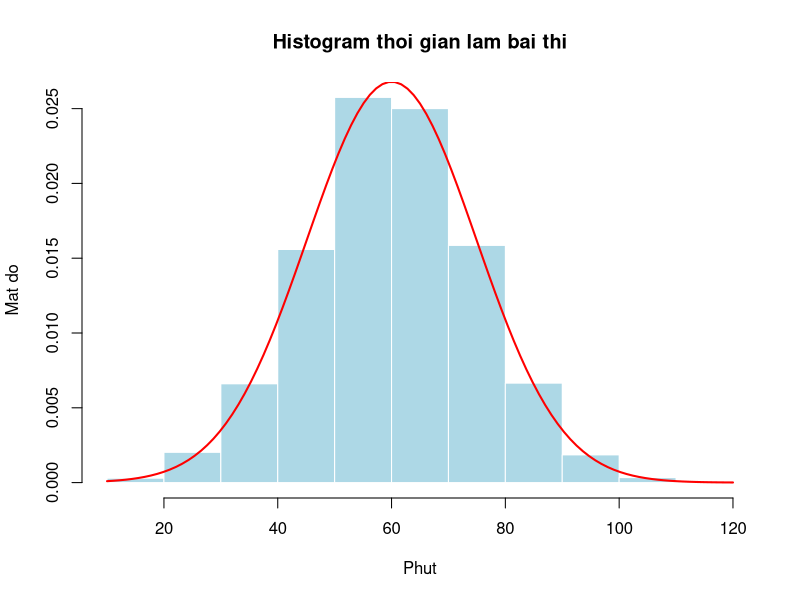
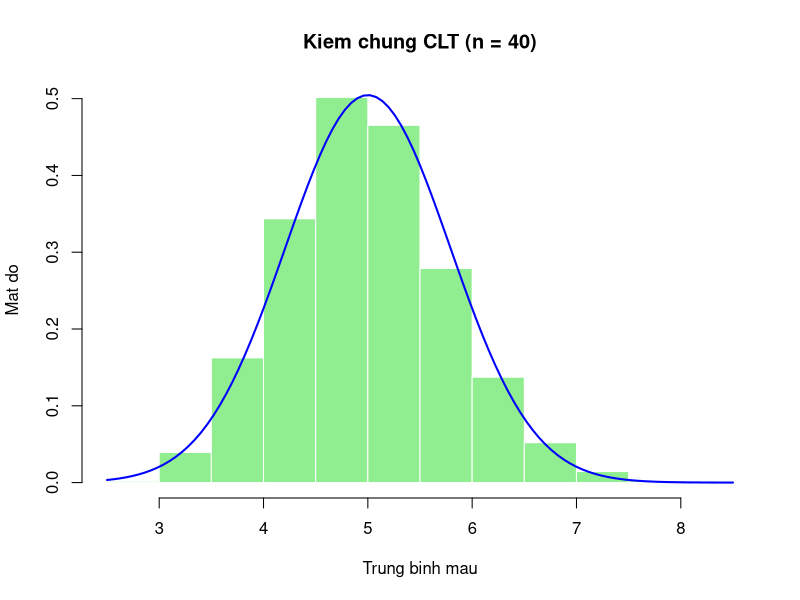
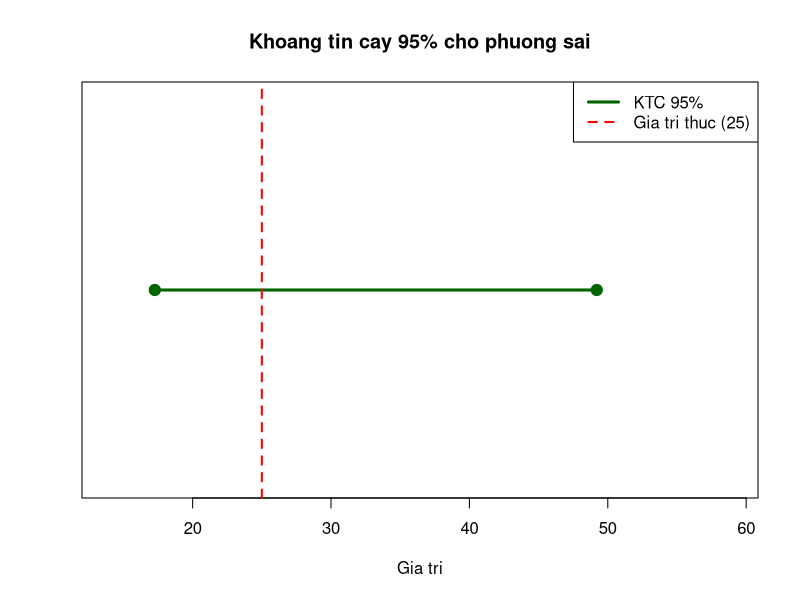
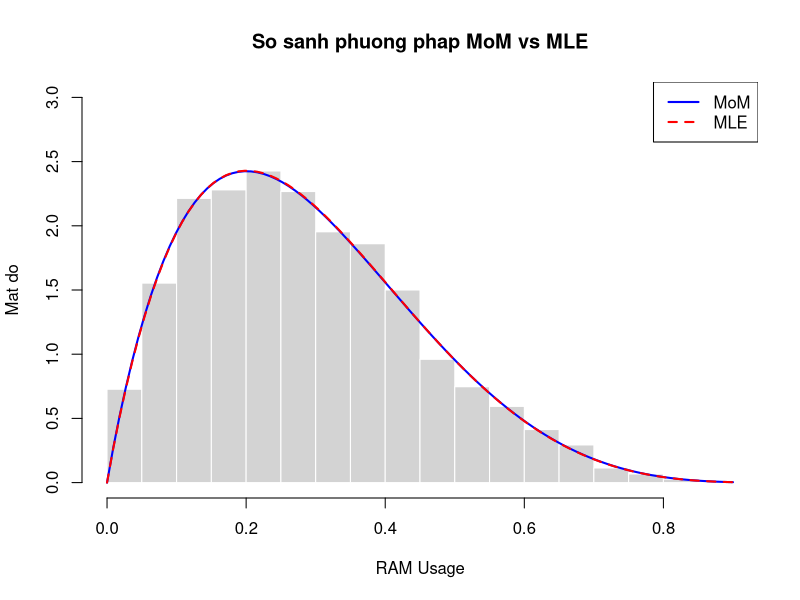

Generate these figures, in order, with R:
## ---- chunk 1
knitr::opts_chunk$set(echo = TRUE, warning = FALSE, message = FALSE)
set.seed(123)
## ---- chunk 2
x <- rnorm(5000, 60, 15)

# Chen 150 NA
na_pos <- sample(1:5000, 150)
x[na_pos] <- NA

# Chen 50 so am
no_na_pos <- which(!is.na(x))
neg_pos <- sample(no_na_pos, 50)
x[neg_pos] <- runif(50, -30, -1)
## ---- chunk 3
x_clean <- x[!is.na(x) & x >= 0]
df <- data.frame(Time = x_clean)

# So luong quan sat truoc va sau khi lam sach
cat("So luong quan sat truoc khi lam sach:", length(x), "\n")
cat("So luong quan sat sau khi lam sach:", nrow(df), "\n")
## ---- chunk 4
m_val <- mean(df$Time)
s_val <- sd(df$Time)
m_val
s_val
## ---- chunk 5
hist(df$Time, freq = FALSE, 
     main = "Histogram thoi gian lam bai thi", 
     xlab = "Phut", ylab = "Mat do", 
     col = "lightblue", border = "white")

curve(dnorm(x, mean = m_val, sd = s_val), 
      add = TRUE, col = "red", lwd = 2)
## ---- chunk 6
p_val <- pnorm(45, mean = m_val, sd = s_val)
p_val
## ---- chunk 7
q_val <- qnorm(0.05, mean = m_val, sd = s_val)
q_val
## ---- chunk 8
sim_clt <- function(n, lambda, reps = 5000) {
  res <- numeric(reps)
  for (i in 1:reps) {
    res[i] <- mean(rexp(n, rate = lambda))
  }
  res
}
## ---- chunk 9
n <- 40
lam <- 0.2
sim_data <- sim_clt(n, lam)

mu_t <- 1 / lam
sd_t <- sqrt(1 / (n * lam^2))

hist(sim_data, freq = FALSE, 
     main = "Kiem chung CLT (n = 40)", 
     xlab = "Trung binh mau", ylab = "Mat do",
     col = "lightgreen", border = "white")

curve(dnorm(x, mean = mu_t, sd = sd_t), 
      add = TRUE, col = "blue", lwd = 2)
## ---- chunk 10
sample_data <- rexp(30, rate = lam)
n_s <- 30
s2_val <- var(sample_data)

# Tim gia tri toi han Chi-square
chi_l <- qchisq(0.975, df = n_s - 1)
chi_r <- qchisq(0.025, df = n_s - 1)

ci_l <- (n_s - 1) * s2_val / chi_l
ci_r <- (n_s - 1) * s2_val / chi_r

ci_l
ci_r
## ---- chunk 11
plot(NA, xlim = c(ci_l * 0.8, ci_r * 1.2), ylim = c(0, 2), 
     yaxt = "n", xlab = "Gia tri", ylab = "", 
     main = "Khoang tin cay 95% cho phuong sai")

lines(c(ci_l, ci_r), c(1, 1), col = "darkgreen", lwd = 3)
points(c(ci_l, ci_r), c(1, 1), pch = 19, col = "darkgreen", cex = 1.5)
abline(v = 1 / lam^2, col = "red", lty = 2, lwd = 2)

legend("topright", legend = c("KTC 95%", "Gia tri thuc (25)"), 
       col = c("darkgreen", "red"), lty = c(1, 2), lwd = c(3, 2))
## ---- chunk 12
ram <- rbeta(3000, shape1 = 2, shape2 = 5)
## ---- chunk 13
m1 <- mean(ram)
m2 <- var(ram)

term <- (m1 * (1 - m1) / m2) - 1
a_mom <- m1 * term
b_mom <- (1 - m1) * term

a_mom
b_mom
## ---- chunk 14
nll_beta <- function(theta, data) {
  a <- theta[1]
  b <- theta[2]
  -sum(dbeta(data, shape1 = a, shape2 = b, log = TRUE))
}

fit <- nlminb(start = c(a_mom, b_mom), objective = nll_beta, 
              data = ram, lower = c(1e-4, 1e-4))

a_mle <- fit$par[1]
b_mle <- fit$par[2]

a_mle
b_mle
## ---- chunk 15
hist(ram, freq = FALSE, 
     main = "So sanh phuong phap MoM vs MLE", 
     xlab = "RAM Usage", ylab = "Mat do",
     col = "lightgray", border = "white", ylim = c(0, 3))

curve(dbeta(x, shape1 = a_mom, shape2 = b_mom), 
      add = TRUE, col = "blue", lwd = 2)

curve(dbeta(x, shape1 = a_mle, shape2 = b_mle), 
      add = TRUE, col = "red", lty = 2, lwd = 2)

legend("topright", legend = c("MoM", "MLE"), 
       col = c("blue", "red"), lty = c(1, 2), lwd = 2)
## ---- chunk 16
n_ram <- length(ram)
k <- qbinom(0.005, size = n_ram, prob = 0.5)
r <- qbinom(0.995, size = n_ram, prob = 0.5) + 1

ram_sort <- sort(ram)
ci_med_l <- ram_sort[k]
ci_med_r <- ram_sort[r]

ci_med_l
ci_med_r
median(ram)
